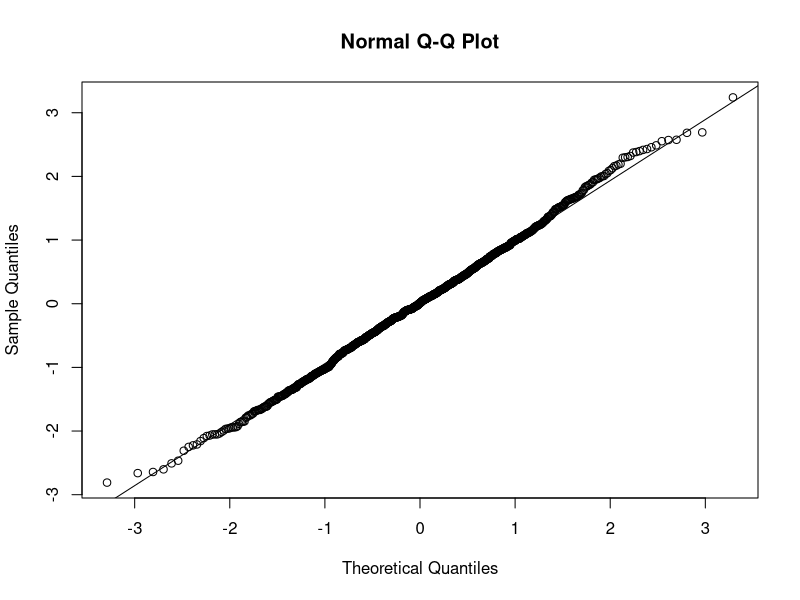
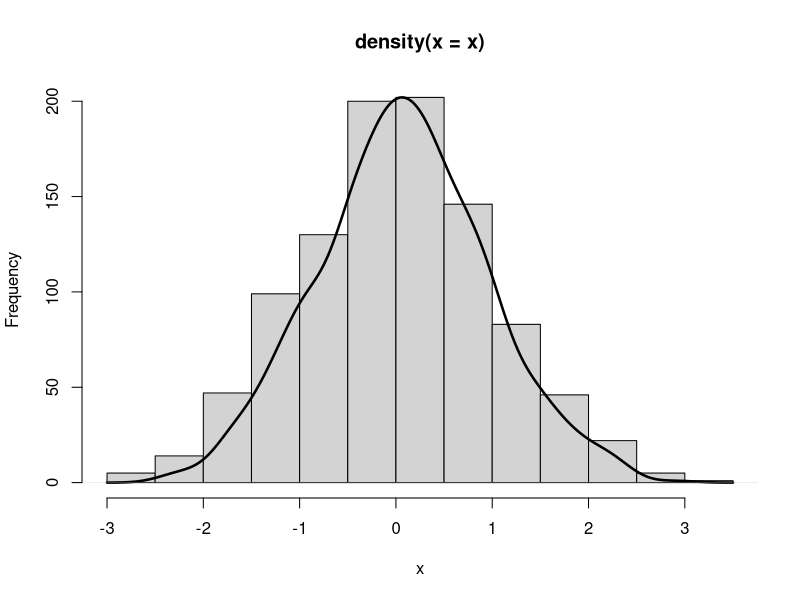
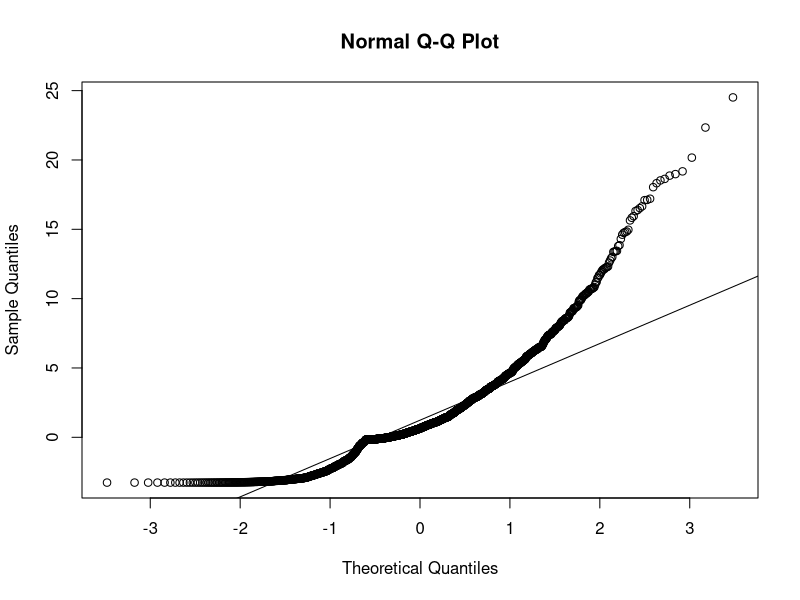
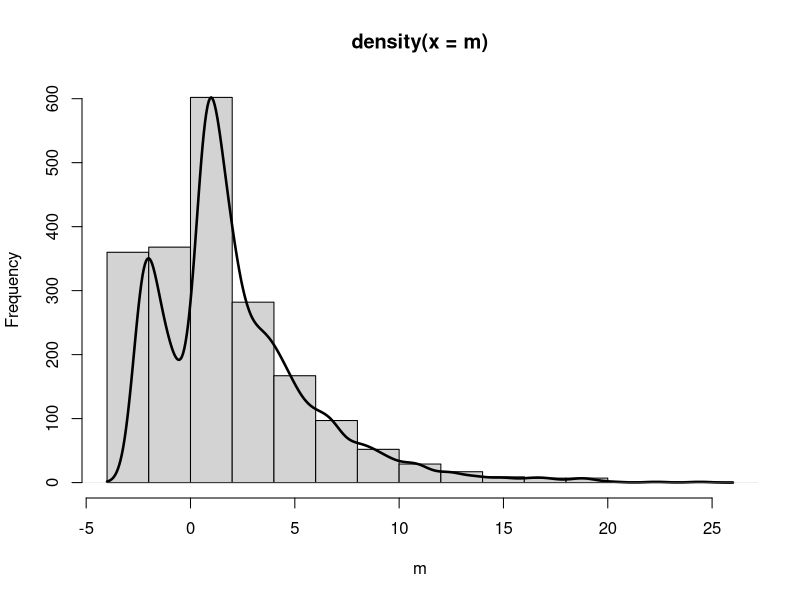

Source code (R) for these figures, in order:
## ---- chunk 1
# Esse código em R define a semente aleatória como 123, garantindo que os resultados gerados em operações subsequentes que envolvem números aleatórios sejam replicáveis e consistentes. Isso é útil em análises estatísticas e simulações para obter os mesmos resultados toda vez que o código é executado, desde que a mesma semente seja usada.

set.seed(123)
## ---- chunk 2
# Este código em R cria um vetor chamado 'x' com 1000 números aleatórios seguindo uma distribuição normal (Gaussiana) padrão. A função 'rnorm' gera esses números aleatórios com uma média de 0 e um desvio padrão de 1, que são características da distribuição normal padrão. O vetor 'x' conterá, portanto, 1000 valores aleatórios que seguem a forma típica de uma curva de sino. Isso é frequentemente usado em análises estatísticas e simulações para representar dados com distribuição normal.

x = rnorm(1000)
## ---- chunk 3
# O código em R realiza um gráfico QQ-plot (Quantile-Quantile) para avaliar a normalidade dos dados armazenados na variável 'x'. O comando 'qqnorm(x)' cria o gráfico de quantis esperados contra os quantis observados dos dados 'x', enquanto 'qqline(x)' adiciona uma linha de referência diagonal ao gráfico para verificar o ajuste à distribuição normal. Isso é útil para identificar desvios da normalidade nos dados 'x'.

qqnorm(x)
qqline(x)
## ---- chunk 4
# O código `shapiro.test(x)` é uma função em R que realiza o teste de Shapiro-Wilk para verificar se o vetor de dados 'x' segue uma distribuição normal. O resultado deste teste é usado para avaliar a normalidade dos dados, ou seja, se eles são aproximadamente distribuídos de acordo com uma curva normal. O resultado da função indicará se há evidências estatísticas para considerar os dados como normalmente distribuídos ou não.

shapiro.test(x) 
## ---- chunk 5
# Esse código em R cria um histograma da variável 'x', sem rótulos nos eixos, com um título vazio. Em seguida, ele superpõe um gráfico de densidade da mesma variável 'x' no mesmo gráfico, removendo os eixos e definindo a largura da linha como 2,5. Essa combinação permite visualizar a distribuição de 'x' por meio do histograma e da densidade.

hist(x, main="")
par(new=TRUE)
plot(density(x),ylab = "", xlab = "", axes=F, lwd=2.5 ) 
## ---- chunk 6
# Esse código em R utiliza a biblioteca "semTools" para gerar uma amostra de dados não normalizados com 1000 observações. Os dados são criados com médias, desvios-padrão, assimetria e curtose específicos. Em seguida, o código cria um gráfico Q-Q plot para verificar se a amostra se aproxima de uma distribuição normal, representada pela linha diagonal.

#install.packages("semTools")
library(semTools)
m = mvrnonnorm(1000, c(1, 2), matrix(c(10, 2, 2, 5), 2, 2),
                 skewness = c(5, 2), kurtosis = c(3, 3))
qqnorm(m)
qqline(m)
## ---- chunk 7
# O código em R realiza um teste de normalidade de Shapiro-Wilk para a variável 'm'. Ele verifica se os dados em 'm' seguem uma distribuição normal. O resultado do teste fornecerá um valor-p que indica o quão provável é que 'm' seja normalmente distribuído. Quanto menor o valor-p, mais evidências contra a normalidade dos dados.

shapiro.test(m)
## ---- chunk 8
# O código R exibe um histograma da variável 'm' com um título vazio. Em seguida, usando 'par(new=TRUE)', permite a sobreposição de gráficos. A terceira linha cria um gráfico de densidade da mesma variável, removendo rótulos dos eixos e definindo a largura da linha como 2.5.

hist(m, main="")
par(new=TRUE)
plot(density(m),ylab = "", xlab = "", axes=F, lwd=2.5 ) 
